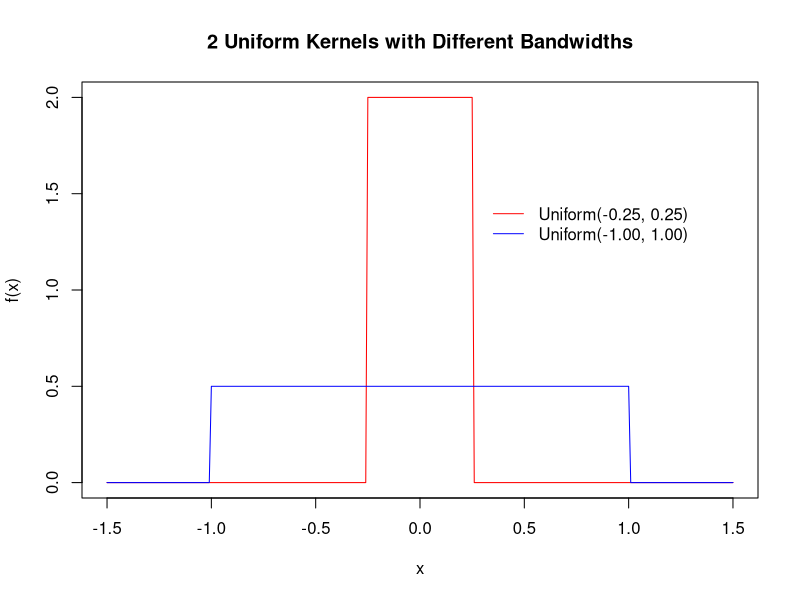
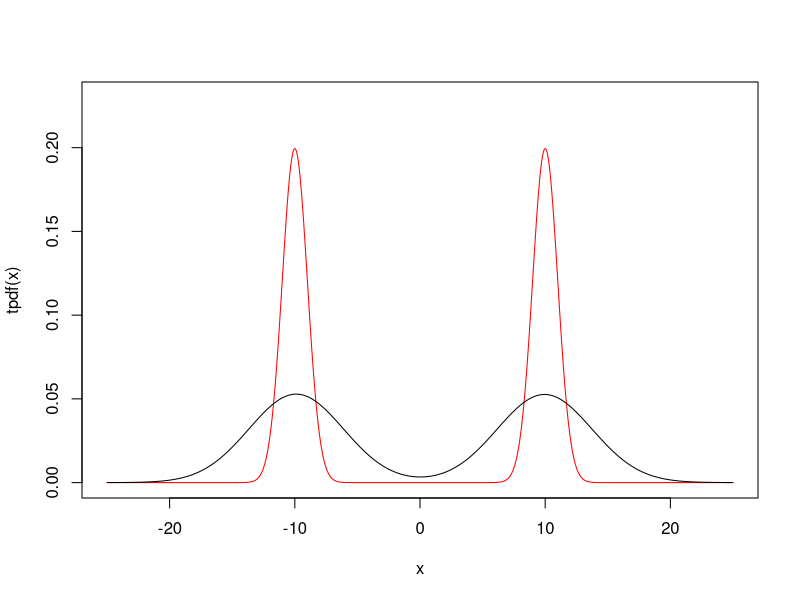

Source code (R) for these figures, in order:
# define support set of X
x = seq(-1.5, 1.5, by = 0.01)

# obtain uniform kernel function values
uniform1 = dunif(x, min = -0.25, max = 0.25)
uniform2 = dunif(x, min = -1.00, max = 1.00)

plot(x, uniform1, type = 'l', ylab = 'f(x)', 
     xlab = 'x', main = '2 Uniform Kernels with Different Bandwidths', col = 'red')
lines(x, uniform2, col = 'blue')

# add legend; must specify 'lty' option, because these are line plots
legend(0.28, 1.5, c('Uniform(-0.25, 0.25)', 'Uniform(-1.00, 1.00)'),
       lty = c(1,1), col = c('red', 'blue'), box.lwd = 0)


#Used for reproducibility
set.seed(1)
#Two Normals mixed
data = c(rnorm(100,-10,1),rnorm(100,10,1))

#Normal Density
phi = function(x) exp(-.5*x^2)/sqrt(2*pi)
#True Density
tpdf = function(x) phi(x+10)/2+phi(x-10)/2

#Bandwidth estimated by Silverman's Rule of Thumb
h = sd(data)*(4/3/length(data))^(1/5)

#Kernel Density
Kernel2 = function(x) mean(phi((x-data)/h)/h)

#Element wise application
kpdf = function(x) sapply(x,Kernel2)

#Linear Space
x=seq(-25,25,length=1000)

plot(x,tpdf(x),type="l",ylim=c(0,0.23),col="red")

par(new=T)

#Plot Kernel Density with Silverman's Rule of Thumb
plot(x,kpdf(x),type="l",ylim=c(0,0.23),xlab="",ylab="",axes=F)
